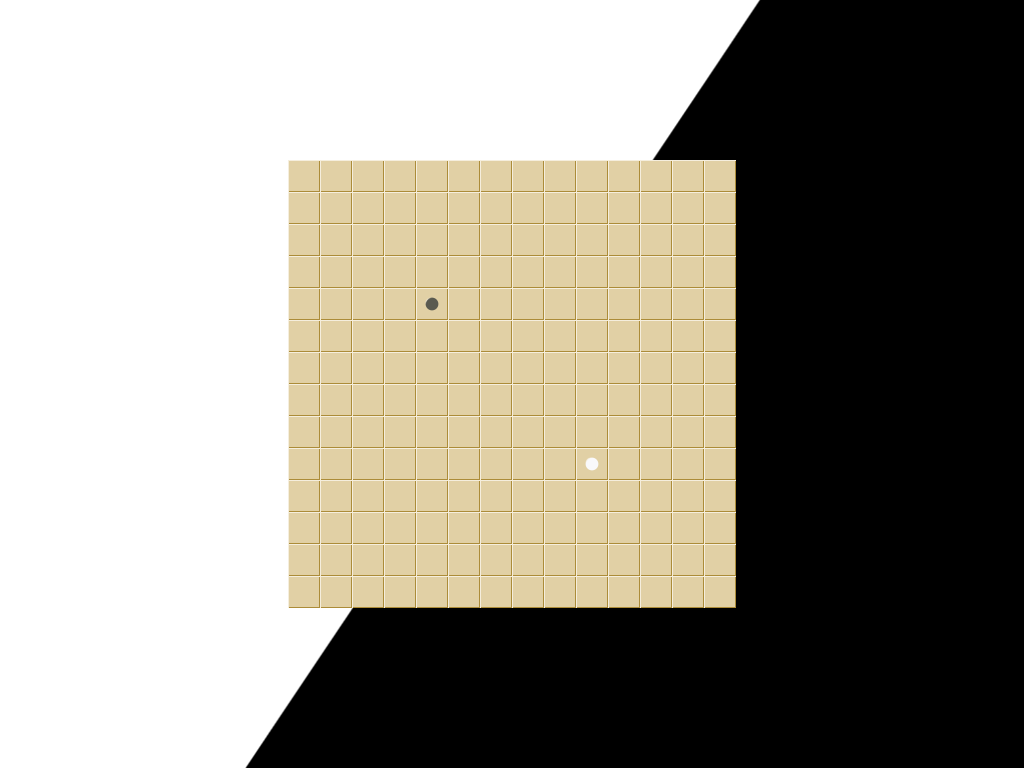

This game map was drawn from its Tiled (.tmx) file and the tilesets committed beside it. A one-line description and the trimmed map source follow:
An orthogonal 32x24 tile map with 32x32 px tiles, 1 tile layer (Tile Layer 2), 1 hidden layer not drawn, 1 image layer and 44 objects (0I1, 0I2, 0I3, 0I4, 0I5, ...).

<map version="1.8" tiledversion="1.8.2" orientation="orthogonal" renderorder="right-down" compressionlevel="0" width="32" height="24" tilewidth="32" tileheight="32" infinite="0" nextlayerid="7" nextobjectid="49">
 <tileset firstgid="1" name="tiles" tilewidth="32" tileheight="32" tilecount="6" columns="3">
  <image source="game_squares.png" width="96" height="64" />
 </tileset>
 <imagelayer id="5" name="Image Layer" locked="1">
  <image source="background.png" width="1024" height="768" />
 </imagelayer>
 <layer id="6" name="Tile Layer 2" width="32" height="24">
  <data>[768 cells, 196 non-empty, 3 distinct tile ids]</data>
 </layer>
 <layer id="1" name="Tile Layer" width="32" height="24" visible="0" offsetx="2.40602" offsety="0">
  <data>[768 cells, 374 non-empty, 5 distinct tile ids]</data>
 </layer>
 <objectgroup id="3" name="Object Layer">
  <object id="1" name="0I1" x="0" y="32" width="32" height="32" />
  <object id="3" name="0I2" x="0" y="128" width="32" height="32" />
  <object id="4" name="0I3" x="0" y="256" width="32" height="32" />
  <object id="5" name="0I4" x="0" y="416" width="32" height="32" />
  <object id="6" name="0I5" x="0" y="608" width="32" height="32" />
  <object id="7" name="0V3" x="64" y="64" width="32" height="32" />
  <object id="8" name="0L4" x="64" y="192" width="32" height="32" />
  <object id="9" name="0Y" x="96" y="288" width="32" height="32" />
  <object id="10" name="0O4" x="64" y="384" width="32" height="32" />
  <object id="11" name="0U" x="64" y="480" width="32" height="32" />
  <object id="12" name="0N" x="96" y="576" width="32" height="32" />
  <object id="13" name="0T4" x="32" y="704" width="32" height="32" />
  <object id="14" name="0X" x="192" y="64" width="32" height="32" />
  <object id="15" name="0T5" x="192" y="224" width="32" height="32" />
  <object id="16" name="0Z5" x="192" y="352" width="32" height="32" />
  <object id="17" name="0V5" x="160" y="512" width="32" height="32" />
  <object id="18" name="0L5" x="128" y="704" width="32" height="32" />
  <object id="19" name="0W" x="320" y="64" width="32" height="32" />
  <object id="48" name="Message" x="3.60902" y="0" width="640" height="7.93985" />
  <object id="20" name="0Z4" x="416" y="96" width="32" height="32" />
  <object id="21" name="0P" x="512" y="32" width="32" height="32" />
  <object id="22" name="0F" x="640" y="64" width="32" height="32" />
  <object id="23" name="1W" x="352" y="672" width="32" height="32" />
  <object id="24" name="1Z4" x="448" y="704" width="32" height="32" />
  <object id="25" name="1P" x="544" y="640" width="32" height="32" />
  <object id="26" name="1F" x="672" y="672" width="32" height="32" />
  <object id="27" name="1T4" x="800" y="704" width="32" height="32" />
  <object id="28" name="1L5" x="896" y="704" width="32" height="32" />
  <object id="29" name="1N" x="800" y="576" width="32" height="32" />
  <object id="30" name="1U" x="768" y="480" width="32" height="32" />
  <object id="31" name="1V5" x="864" y="512" width="32" height="32" />
  <object id="32" name="1O4" x="768" y="384" width="32" height="32" />
  <object id="33" name="1Z5" x="896" y="352" width="32" height="32" />
  <object id="34" name="1Y" x="800" y="288" width="32" height="32" />
  <object id="35" name="1L4" x="768" y="192" width="32" height="32" />
  <object id="36" name="1T5" x="896" y="224" width="32" height="32" />
  <object id="37" name="1V3" x="768" y="64" width="32" height="32" />
  <object id="38" name="1X" x="896" y="64" width="32" height="32" />
  <object id="39" name="1I5" x="992" y="608" width="32" height="32" />
  <object id="40" name="1I4" x="992" y="416" width="32" height="32" />
  <object id="41" name="1I3" x="992" y="256" width="32" height="32" />
  <object id="42" name="1I2" x="992" y="128" width="32" height="32" />
  <object id="43" name="1I1" x="992" y="32" width="32" height="32" />
  <object id="46" name="Board" x="288" y="160" width="448" height="448" />
 </objectgroup>
</map>
